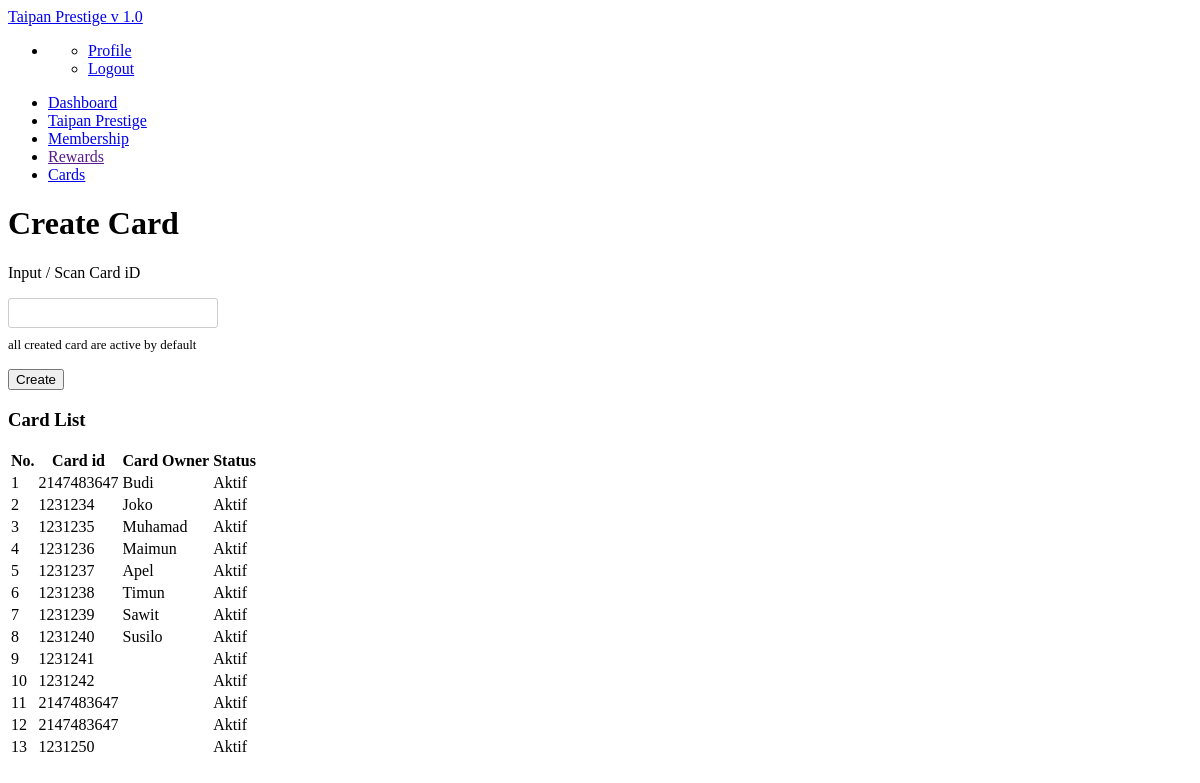
Before: /active.php with the older database file.
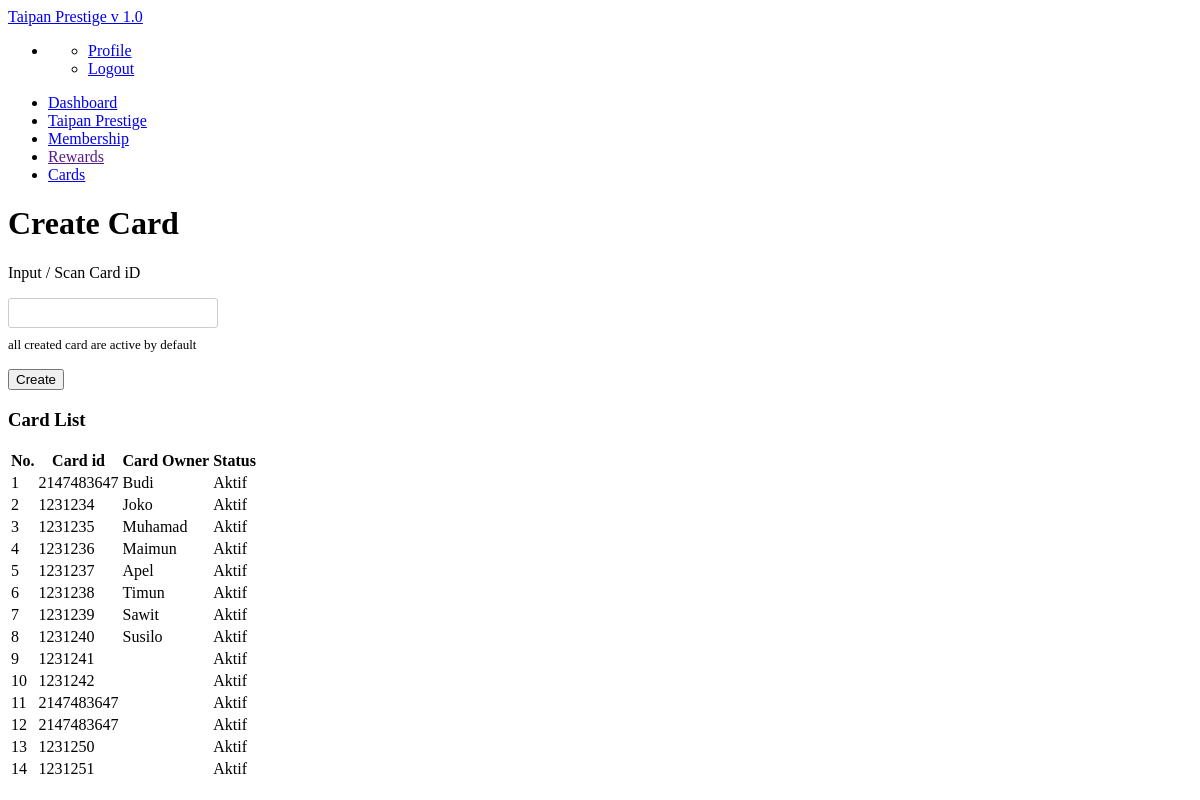
After: the same page with the newer database file.
### tables this page shows
CREATE TABLE IF NOT EXISTS `card` (
`id` int(11) NOT NULL,
  `card_id` int(11) NOT NULL,
  `card_owner` varchar(255) NOT NULL,
  `status` int(11) NOT NULL
);

### active.php (the view, shortened to what this page needs)
<?php
echo '
<head>
<style>
input{
  display: inline-block;
  width: 210px;
  height: 30px;
  padding: 4px;
  margin-bottom: 9px;
  font-size: 15px;
  line-height: 18px;
  color: #555555;
  border: 1px solid #cccccc;
  -webkit-border-radius: 3px;
  -moz-border-radius: 3px;
  border-radius: 3px;
}
</style>
</head>';
include "nav.php";
echo '
<div class="container">
<div class="row">
<div class="span5">
<div class="bg-warning col-md-3 col-md-offset-1 ">
        <h1>Create Card</h1>
        <p>Input / Scan Card iD</p>
        <div class="input-group col-md-4 ">
  <form action="" method="post">
  <input type="text" class="form-control" aria-label="Card id" id="name" name="name">
  <br><font size="2">all created card are active by default</font>
</div>
<button class="btn btn-primary btn-large" type="submit" name="submit">Create</button>
</form>
        </p>
      </div>
      </div>
      <div class="span7">
          <div class="widget">
            <div class="widget-header"> <i class="icon-bookmark"></i>
              <h3>Card List</h3>
            </div>
            <div class="widget-content">
<table id="myTable" class="table table-striped">
        <thead>
          <tr>
            <th>No.</th>
            <th>Card id</th>
            <th>Card Owner</th>
            <th>Status</th>
          </tr>
        </thead>
        <tbody>';
$countcard=mysql_query("SELECT * FROM card WHERE status='1'");
$countcardrow=mysql_num_rows($countcard);
for ($c=0;$c<$countcardrow;$c++){
    while($x<=$c){
      $x++;
    }
  $cardid = mysql_result($countcard,$c, 'card_id');
  $cardowner = mysql_result($countcard,$c, 'card_owner');
  $cardstat = mysql_result($countcard,$c, 'status');
	echo "
	          <tr>
 <Td>$x</td>
  <Td>$cardid</td>
   <Td>$cardowner</td>
    <Td>";
    if ($cardstat ==1){
    	echo 'Aktif';
    }
    echo "
    </td>
          </tr>  ";
}
echo '
        </tbody>
      </table>
      </div>
          </div>
        </div>
              </div></div>';
?>

### nav.php
<?php
echo '
<body>
<div class="navbar navbar-fixed-top">
  <div class="navbar-inner">
    <div class="container"> <a class="btn btn-navbar" data-toggle="collapse" data-target=".nav-collapse"><span
                    class="icon-bar"></span><span class="icon-bar"></span><span class="icon-bar"></span> </a><a class="brand" href="index.php">Taipan Prestige v 1.0</a>
      <div class="nav-collapse">
        <ul class="nav pull-right">
          <li class="dropdown"><a href="#" class="dropdown-toggle" data-toggle="dropdown"><i
                            class="icon-user"></i>'; ?> <?php echo $_SESSION['user_name'];?> <?php echo '<b class="caret"> </b></a>
            <ul class="dropdown-menu">
              <li><a href="javascript:;">Profile</a></li>
              <li><a href="?logout">Logout</a></li>
            </ul>
          </li>
        </ul>
      </div>
    </div>
  </div>
</div>
<div class="subnavbar">
  <div class="subnavbar-inner">
    <div class="container">
      <ul class="mainnav">
        <li><a href="index.php"><i class="icon-dashboard"></i><span>Dashboard</span> </a> </li>
        <li><a href="?module=tprestige"> <i class="icon-credit-card"></i><span>Taipan Prestige</span></a>
        </li>
        <li><a href="#"><i class="icon-group"></i><span>Membership</span> </a></li>
        <li><a href=""><i class="icon-gift "></i><span>Rewards</span> </a> </li>
        <li ><a href="?module=card"><i class="icon-credit-card"></i><span>Cards</span></a></li>
      </ul>
    </div>
  </div>
</div>';
?>

### active.php (style rules this page uses)
input { display: inline-block; width: 210px; height: 30px; padding: 4px; margin-bottom: 9px; font-size: 15px; line-height: 18px; color: #555555; border: 1px solid #cccccc; -webkit-border-radius: 3px; -moz-border-radius: 3px; border-radius: 3px; }

Changed rows visible on the page:
added card: x "14", card "1231251", status "Aktif"
